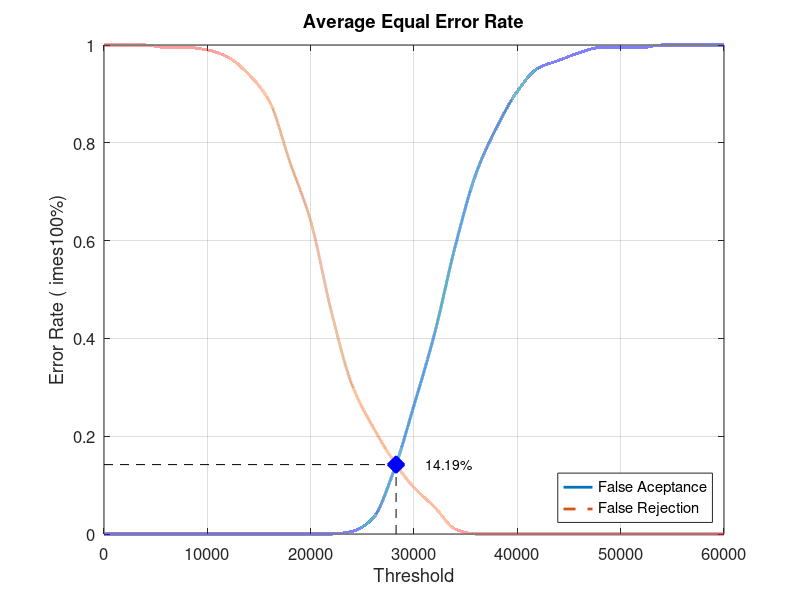
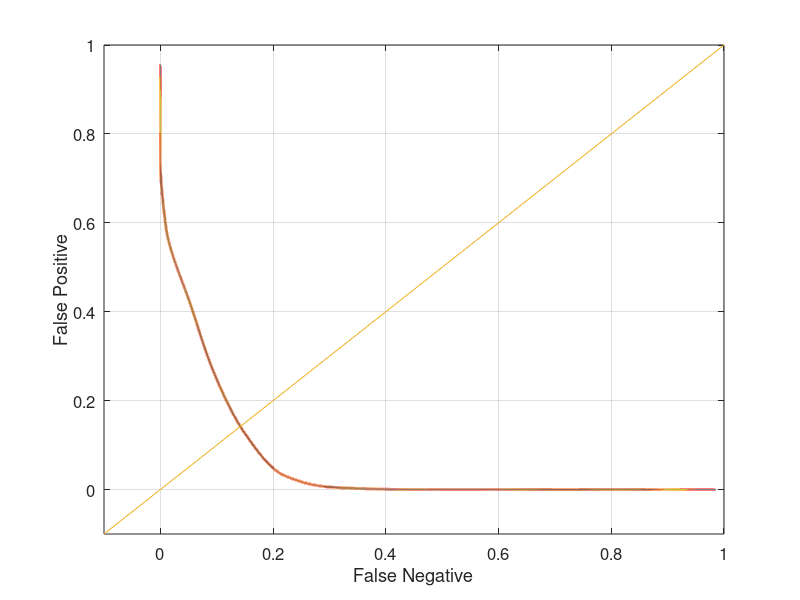

Write the MATLAB code that produced these figures, in order.
close all;
clear;
clc;
x = 0:2000:60000;
xq = 0:0.5:60000;

y0 = [0 0 0 0 0 0 0 0 0 0 0 0 0.00526316 0.0315789 0.126316 0.263158 0.410526 0.589474 0.736842 0.831579 0.905263 0.952632 0.968421 0.984211 0.994737 0.994737 0.994737 1 1 1 1]
yy0 = interp1(x, y0, xq, 'pchip');
y1 = [1 1 1 0.995 0.995 0.99 0.975 0.94 0.885 0.76 0.64 0.455 0.305 0.22 0.15 0.095 0.055 0.01 0 0 0 0 0 0 0 0 0 0 0 0 0]
yy1 = interp1(x, y1, xq, 'pchip');

% Calculating EER: 
y2 = abs(y0 - y1);
find(y2 == min(y2))
yy2 = abs(yy0 - yy1);
xEER = find(yy2 == min(yy2));
xEERIndex = xq(xEER) % X-axis EER
yEER = yy0(xEER) % Y-axis EER

main = figure
plot(xq, yy0,'-','LineWidth', 2);	hold on
plot(xq, yy1,'--','LineWidth', 2);	hold on
plot([xEERIndex xEERIndex], [0 yEER], 'k--');	hold on
plot([0 xEERIndex], [yEER yEER], 'k--');	hold on
plot(xEERIndex, yEER, 'bx', 'LineWidth', 10);	hold on
text(xEERIndex + 10 * xEERIndex / 100, yEER, [num2str(round((10000 * yEER)) / 100) '%'])
legend('False Aceptance', 'False Rejection', 'Location', 'SouthEast')
xlabel('Threshold')
ylabel('Error Rate (	imes100%)')
title('Average Equal Error Rate')
set(gca, 'FontSize', 12)
axis([0 60000 0 1])
grid on

print(main, 'Database2_2Main', '-dpng');
FNRxFPR = figure('Color', [1 1 1]);
plot(yy1, yy0, '-', yy1, yy0, 'LineWidth', 2);
hold on
y = -0.1:0.1:1
plot(y, y); 
set(gca, 'FontSize', 12)
xlabel('False Negative')
ylabel('False Positive')
axis([-0.1 1 -0.1 1])
set(gca, 'FontSize', 12)
grid on

print(FNRxFPR, 'Database2_2FNRxFPR','-dpng');
